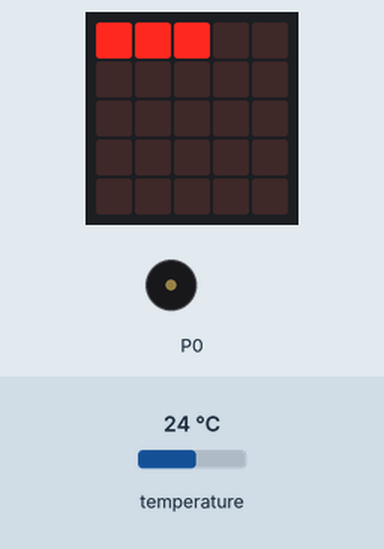
The program below on a simulated BBC micro:bit (MakeCode). Parts: the board's 5×5 LED display, buzzer (waves = sounding). Inputs (shaded band) come from the test bench; at power-on: temperature 24 °C.

Above: at 2.0 s.
2.1 s: temperature set to 15.7 °C
At 4.9 s:
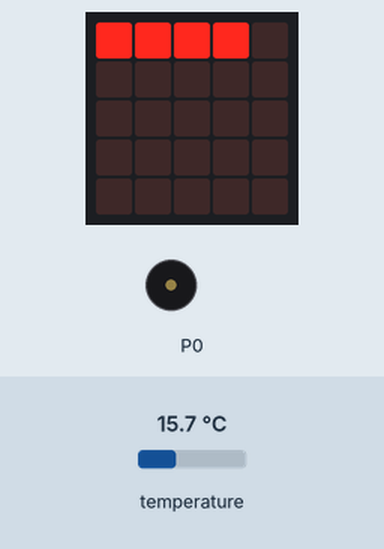
5.1 s: temperature set to 14.4 °C
At 6.0 s:
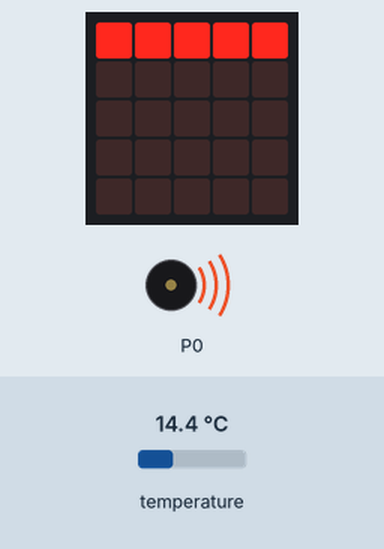
At 7.5 s:
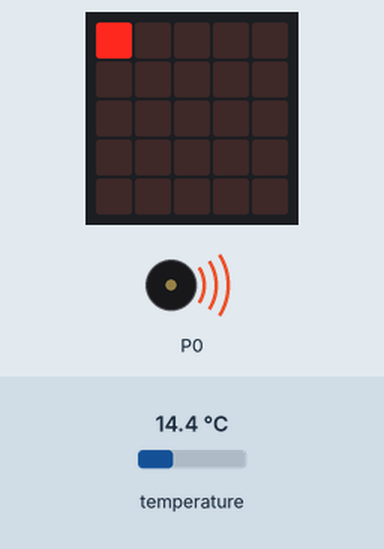
Timing chart, 0 to 16.6 s (numbered marks = the images above; inputs shaded):
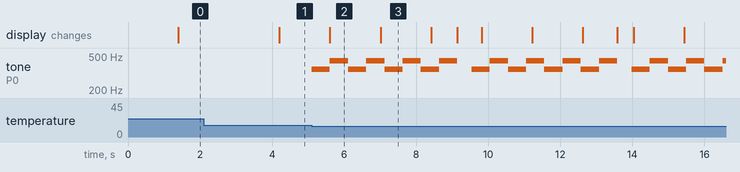

The program:

main.ts
```typescript
basic.forever(function () {
    if (input.temperature() > 36 || input.temperature() < 15) {
        for (let index = 0; index < 10; index++) {
            music.playMelody("F A F A F A F A ", 120)
            basic.showLeds(`
                . . . . .
                . . . . .
                . . # . .
                . # # # .
                # # # # #
                `)
        }
    }
})
basic.forever(function () {
    basic.showLeds(`
        # . . . .
        . . . . .
        . . . . .
        . . . . .
        . . . . .
        `)
    basic.pause(1000)
    basic.showLeds(`
        # # # . .
        . . . . .
        . . . . .
        . . . . .
        . . . . .
        `)
    basic.pause(1000)
    basic.showLeds(`
        # # # . .
        . . . . .
        . . . . .
        . . . . .
        . . . . .
        `)
    basic.pause(1000)
    basic.showLeds(`
        # # # # .
        . . . . .
        . . . . .
        . . . . .
        . . . . .
        `)
    basic.pause(1000)
    basic.showLeds(`
        # # # # #
        . . . . .
        . . . . .
        . . . . .
        . . . . .
        `)
    basic.pause(1000)
})
```

test.ts
```typescript
// les tests vont ici ; cela ne sera pas compilé si ce paquet est utilisé en tant qu'extension.
```

Measured:
- the behaviour switches between 15 and 14.9 °C on temperature (found by bisection; images 1 and 2)
- after the input at 5.1 s, tone on P0: silent → 349 Hz at once, then repeats every 4.4 s: 3 × (440 Hz 0.51 s, 349 Hz 0.51 s), 440 Hz 0.50 s, silent 0.41 s, 349 Hz 0.51 s
- what the display in image 2 shows lasts 1.4 s, from 5.6 s to 7.0 s
